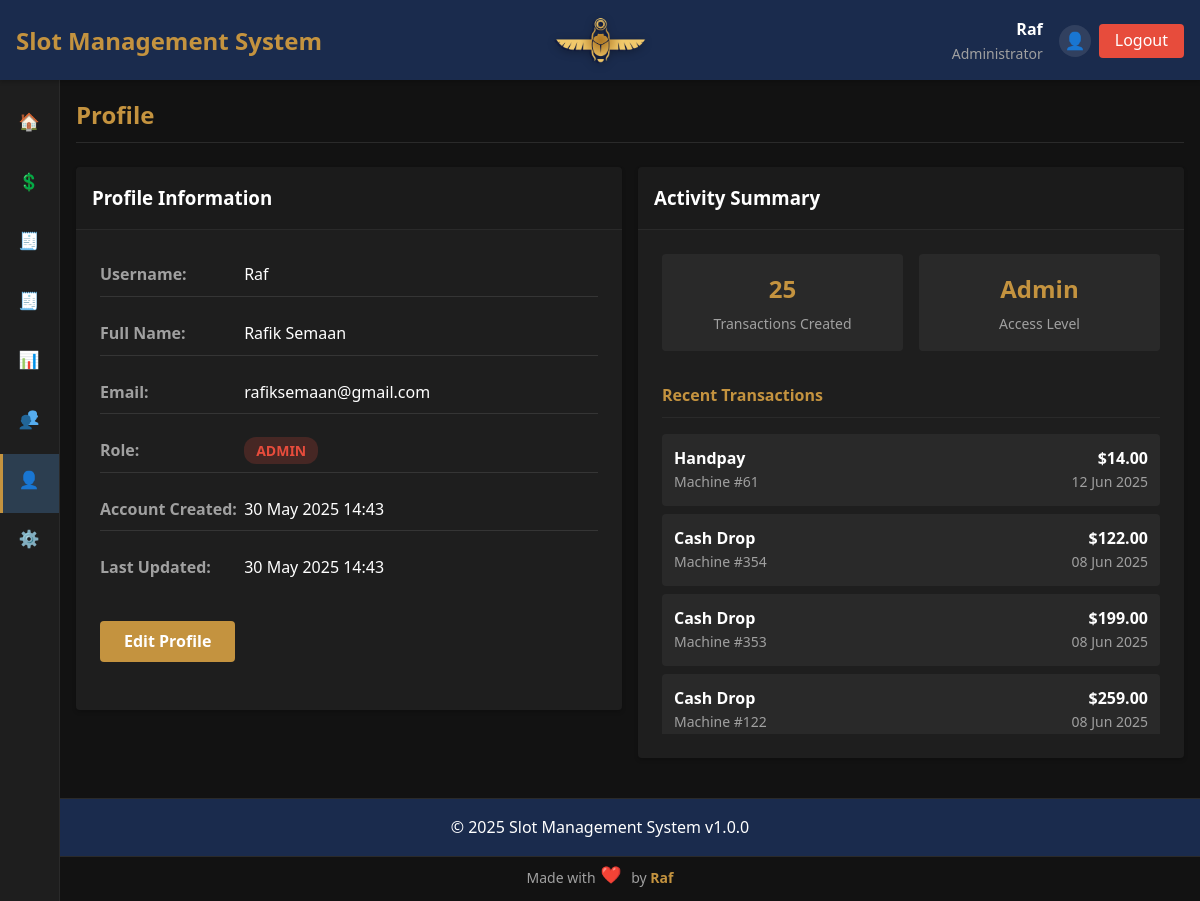
Screenshot of /index.php?page=profile (signed in) with the database file from the repository.
### tables this page shows
CREATE TABLE `users` (
  `id` int NOT NULL AUTO_INCREMENT,
  `username` varchar(50) NOT NULL,
  `password` varchar(255) NOT NULL,
  `name` varchar(100) NOT NULL,
  `email` varchar(100) NOT NULL,
  `role` enum('admin','editor','viewer') NOT NULL,
  `status` enum('Active','Inactive','Maintenance','Reserved') NOT NULL DEFAULT 'Active',
  `created_at` timestamp NULL DEFAULT CURRENT_TIMESTAMP,
  `updated_at` timestamp NULL DEFAULT CURRENT_TIMESTAMP ON UPDATE CURRENT_TIMESTAMP,
  PRIMARY KEY (`id`),
  UNIQUE KEY `username` (`username`),
  UNIQUE KEY `email` (`email`)
);

CREATE TABLE `transactions` (
  `id` int NOT NULL AUTO_INCREMENT,
  `machine_id` int NOT NULL,
  `transaction_type_id` int NOT NULL,
  `amount` decimal(10,2) NOT NULL,
  `timestamp` timestamp NOT NULL DEFAULT CURRENT_TIMESTAMP,
  `user_id` int NOT NULL,
  `notes` text,
  `created_at` timestamp NULL DEFAULT CURRENT_TIMESTAMP,
  `updated_at` timestamp NULL DEFAULT CURRENT_TIMESTAMP ON UPDATE CURRENT_TIMESTAMP,
  PRIMARY KEY (`id`),
  KEY `machine_id` (`machine_id`),
  KEY `transaction_type_id` (`transaction_type_id`),
  KEY `user_id` (`user_id`)
);

CREATE TABLE `transaction_types` (
  `id` int NOT NULL AUTO_INCREMENT,
  `name` varchar(50) NOT NULL,
  `category` enum('OUT','DROP') NOT NULL,
  `description` text,
  `created_at` timestamp NULL DEFAULT CURRENT_TIMESTAMP,
  `updated_at` timestamp NULL DEFAULT CURRENT_TIMESTAMP ON UPDATE CURRENT_TIMESTAMP,
  PRIMARY KEY (`id`),
  UNIQUE KEY `name` (`name`)
);

CREATE TABLE `machines` (
  `id` int NOT NULL AUTO_INCREMENT,
  `machine_number` varchar(50) NOT NULL,
  `brand_id` int DEFAULT NULL,
  `model` varchar(100) NOT NULL,
  `type_id` int DEFAULT NULL,
  `credit_value` decimal(10,2) NOT NULL,
  `manufacturing_year` int DEFAULT NULL,
  `ip_address` varchar(15) DEFAULT NULL,
  `mac_address` varchar(17) DEFAULT NULL,
  `serial_number` varchar(100) DEFAULT NULL,
  `status` enum('Active','Inactive','Maintenance','Reserved') NOT NULL DEFAULT 'Active',
  `created_at` timestamp NULL DEFAULT CURRENT_TIMESTAMP,
  `updated_at` timestamp NULL DEFAULT CURRENT_TIMESTAMP ON UPDATE CURRENT_TIMESTAMP,
  PRIMARY KEY (`id`),
  UNIQUE KEY `machine_number` (`machine_number`),
  UNIQUE KEY `serial_number` (`serial_number`),
  KEY `brand_id` (`brand_id`),
  KEY `type_id` (`type_id`)
);

### config/config.php (called while the page is built, shortened)
<?php
$app_name = 'Slot Management System';
$app_version = '1.0.0';
    ?>
    <?php
$user_roles = [
    'admin' => 'Administrator',
    'editor' => 'Editor',
    'viewer' => 'Viewer'
];
?>

### includes/functions.php (called while the page is built, shortened)
<?php
if (!function_exists('format_datetime')) {
    function format_datetime($timestamp, $format = 'd M Y H:i:s') {
        try {
            $dt = new DateTime($timestamp, new DateTimeZone('UTC'));
            $dt->setTimezone(new DateTimeZone('Africa/Cairo'));
            return $dt->format($format);
        } catch (Exception $e) {
            return 'Invalid date';
        }
    }
}
function format_currency($amount) {
    return '$' . number_format((float)$amount, 2);
}
function icon($name) {
    return ICON_PATH . '/' . $name . '.png';
}
?>

### pages/profile/view.php (the view, shortened to what this page needs)
<?php
try {
    $stmt = $conn->prepare("SELECT * FROM users WHERE id = ?");
    $stmt->execute([$_SESSION['user_id']]);
    $user = $stmt->fetch(PDO::FETCH_ASSOC);
} catch (PDOException $e) {
    $error = "Database error: " . $e->getMessage();
}
try {
    $stmt = $conn->prepare("SELECT COUNT(*) as transaction_count FROM transactions WHERE user_id = ?");
    $stmt->execute([$_SESSION['user_id']]);
    $stats = $stmt->fetch(PDO::FETCH_ASSOC);
    $stmt = $conn->prepare("
        SELECT t.*, m.machine_number, tt.name as transaction_type, tt.category
        FROM transactions t
        JOIN machines m ON t.machine_id = m.id
        JOIN transaction_types tt ON t.transaction_type_id = tt.id
        WHERE t.user_id = ?
        ORDER BY t.timestamp DESC
        LIMIT 5
    ");
    $stmt->execute([$_SESSION['user_id']]);
    $recent_transactions = $stmt->fetchAll(PDO::FETCH_ASSOC);
} catch (PDOException $e) {
    $stats = ['transaction_count' => 0];
    $recent_transactions = [];
}
?>
<div class="profile-view fade-in">
    <div class="row">
        <div class="col-6">
            <div class="card">
                <div class="card-header">
                    <h3>Profile Information</h3>
                </div>
                <div class="card-body">
                    <?php if (isset($error)): ?>
                        <div class="alert alert-danger"><?php echo htmlspecialchars($error); ?></div>
                    <?php else: ?>
                        <div class="profile-details">
                            <div class="detail-group">
                                <strong>Username:</strong>
                                <span><?php echo htmlspecialchars($user['username']); ?></span>
                            </div>
                            <div class="detail-group">
                                <strong>Full Name:</strong>
                                <span><?php echo htmlspecialchars($user['name']); ?></span>
                            </div>
                            <div class="detail-group">
                                <strong>Email:</strong>
                                <span><?php echo htmlspecialchars($user['email']); ?></span>
                            </div>
                            <div class="detail-group">
                                <strong>Role:</strong>
                                <span class="role-badge role-<?php echo $user['role']; ?>">
                                    <?php echo ucfirst($user['role']); ?>
                                </span>
                            </div>
                            <div class="detail-group">
                                <strong>Account Created:</strong>
                                <span><?php echo format_datetime($user['created_at'], 'd M Y H:i'); ?></span>
                            </div>
                            <div class="detail-group">
                                <strong>Last Updated:</strong>
                                <span><?php echo format_datetime($user['updated_at'], 'd M Y H:i'); ?></span>
                            </div>
                        </div>
                        <div class="form-group" style="margin-top: 2rem;">
                            <a href="index.php?page=profile&action=edit" class="btn btn-primary">Edit Profile</a>
                        </div>
                    <?php endif; ?>
                </div>
            </div>
        </div>
        <div class="col-6">
            <div class="card">
                <div class="card-header">
                    <h3>Activity Summary</h3>
                </div>
                <div class="card-body">
                    <div class="stats-grid">
                        <div class="stat-item">
                            <div class="stat-value"><?php echo $stats['transaction_count']; ?></div>
                            <div class="stat-label">Transactions Created</div>
                        </div>
                        <div class="stat-item">
                            <div class="stat-value"><?php echo ucfirst($user['role']); ?></div>
                            <div class="stat-label">Access Level</div>
                        </div>
                    </div>
                    <?php if (!empty($recent_transactions)): ?>
                        <div class="recent-activity" style="margin-top: 2rem;">
                            <h4>Recent Transactions</h4>
                            <div class="activity-list">
                                <?php foreach ($recent_transactions as $transaction): ?>
                                    <div class="activity-item">
                                        <div class="activity-info">
                                            <strong><?php echo htmlspecialchars($transaction['transaction_type']); ?></strong>
                                            <span class="activity-machine">Machine #<?php echo htmlspecialchars($transaction['machine_number']); ?></span>
                                        </div>
                                        <div class="activity-meta">
                                            <span class="activity-amount"><?php echo format_currency($transaction['amount']); ?></span>
                                            <span class="activity-date"><?php echo format_datetime($transaction['timestamp'], 'd M Y'); ?></span>
                                        </div>
                                    </div>
                                <?php endforeach; ?>
                            </div>
                        </div>
                    <?php endif; ?>
                </div>
            </div>
        </div>
    </div>
</div>

### includes/header.php (shortened to what this page needs)
<?php
$page = $_GET['page'] ?? 'dashboard';
?>
<!DOCTYPE html>
<html lang="en">
<head>
    <link rel="stylesheet" href="assets/css/styles.css">
</head>
<body>
    <div class="app-container">
        <header class="app-header">
            <div class="logo">
                <h1><?php echo $app_name; ?></h1>
			</div>
			<div class="logopic">
				<img src="<?= icon('sgc') ?>" alt="Logo" />
			</div>
			<div class="user-info">
                <div class="user-details">
                    <span class="username"><?php echo $_SESSION['username']; ?></span>
                    <span class="role"><?php echo $user_roles[$_SESSION['user_role']]; ?></span>
                </div>
                <div class="user-actions">
                    <a href="index.php?page=profile" class="profile-btn" title="My Profile">
                        <span class="menu-icon"><img src="<?= icon('profile') ?>" alt="Profile" /></span>
                    </a>
                    <a href="logout.php" class="logout-btn">Logout</a>
                </div>
            </div>
        </header>
        <div class="main-container">
            <aside class="sidebar" id="sidebar">
    <nav class="main-nav">
        <ul>
            <li><a href="index.php?page=dashboard" class="<?= $page == 'dashboard' ? 'active' : '' ?>">
                <span class="menu-icon"><img src="<?= icon('home') ?>" alt="Dashboard" /></span>
            </a></li>
            <li><a href="index.php?page=transactions" class="<?= $page == 'transactions' ? 'active' : '' ?>">
                <span class="menu-icon"><img src="<?= icon('dollar-sign') ?>" alt="transactions" /></span>
            </a></li>
            <li><a href="index.php?page=general_report" class="<?= $page == 'general_report' ? 'active' : '' ?>">
                <span class="menu-icon"><img src="<?= icon('report') ?>" alt="general_report" /></span>
            </a></li>
            <li><a href="index.php?page=reports" class="<?= $page == 'reports' ? 'active' : '' ?>">
                <span class="menu-icon"><img src="<?= icon('report') ?>" alt="reports" /></span>
            </a></li>
			<li><a href="index.php?page=custom_report" class="<?= $page == 'custom_report' ? 'active' : '' ?>">
                <span class="menu-icon"><img src="<?= icon('report-chart') ?>" alt="custom_report" /></span>
            </a></li>
            <li><a href="index.php?page=guest_tracking" class="<?= $page == 'guest_tracking' ? 'active' : '' ?>">
                <span class="menu-icon"><img src="<?= icon('users') ?>" alt="guest_tracking" /></span>
            </a></li>
            <li><a href="index.php?page=profile" class="<?= $page == 'profile' ? 'active' : '' ?>">
                <span class="menu-icon"><img src="<?= icon('profile') ?>" alt="profile" /></span>
            </a></li>
            <?php if ($_SESSION['user_role'] == 'admin'): ?>
			<li class="settings-menu <?= in_array($page, ['machines', 'brands', 'machine_types', 'machine_groups', 'users']) ? 'open active' : '' ?>">
                <a href="#" class="settings-toggle">
                    <span class="menu-icon"><img src="<?= icon('settings') ?>" alt="Settings" /></span>
                </a>
            </li>
            <?php endif; ?>
        </ul>
    </nav>
</aside>
            <main class="content">
                <div class="page-header">
                    <h2><?php echo ucfirst($page == 'custom_report' ? 'Custom Report' : ($page == 'general_report' ? 'General Report' : ($page == 'guest_tracking' ? 'Guest Tracking' : $page))); ?></h2>
                </div>
                <div class="page-content">

### index.php (shortened to what this page needs)
<?php
require_once 'config/config.php';
require_once 'includes/functions.php';
include 'includes/header.php';
$page = isset($_GET['page']) ? $_GET['page'] : 'dashboard';
$allowed = true;
if ($allowed) {
    $file_path = 'pages/' . $page . '.php';
    if (file_exists($file_path)) {
        include $file_path;
    } else {
        include 'pages/404.php';
    }
} else {
    include 'pages/access_denied.php';
}
include 'includes/footer.php';
?>

### pages/profile.php (shortened to what this page needs)
<?php
$action = isset($_GET['action']) ? $_GET['action'] : 'view';
switch ($action) {
    case 'view':
    default:
        include 'profile/view.php';
        break;
}

### includes/footer.php (shortened to what this page needs)
</div>
            </main>
        </div>
        <footer class="app-footer">
            <div class="footer-content">
                <p>&copy; <?php echo date('Y'); ?> <?php echo $app_name; ?> v<?php echo $app_version; ?></p>
            </div>
        </footer>
        <div class="footer-credit">
            <p>Made with <span class="menu-icon heart"><img src="<?= icon('heart') ?>" alt="heart" /></span>by <strong>Raf</strong></p>
        </div>
    </div>
</body>
</html>

### rows the page displays
users: username "Raf", name "Rafik Semaan", email "rafiksemaan@gmail.com", role "ADMIN", created_at "30 May 2025 14:43", updated_at "30 May 2025 14:43", role "Admin"
transactions: transaction_type.name "Handpay", machine.machine_number "61", amount "$14.00", timestamp "12 Jun 2025"
transactions: transaction_type.name "Cash Drop", machine.machine_number "354", amount "$122.00", timestamp "08 Jun 2025"
transactions: transaction_type.name "Cash Drop", machine.machine_number "353", amount "$199.00", timestamp "08 Jun 2025"
transactions: transaction_type.name "Cash Drop", machine.machine_number "122", amount "$259.00", timestamp "08 Jun 2025"

### other values shown
$app_name "Slot Management System"
$_SESSION['username'] "Raf"
$user_roles[$_SESSION['user_role']] "Administrator"
$stats['transaction_count'] "25"
$app_version "1.0.0"
